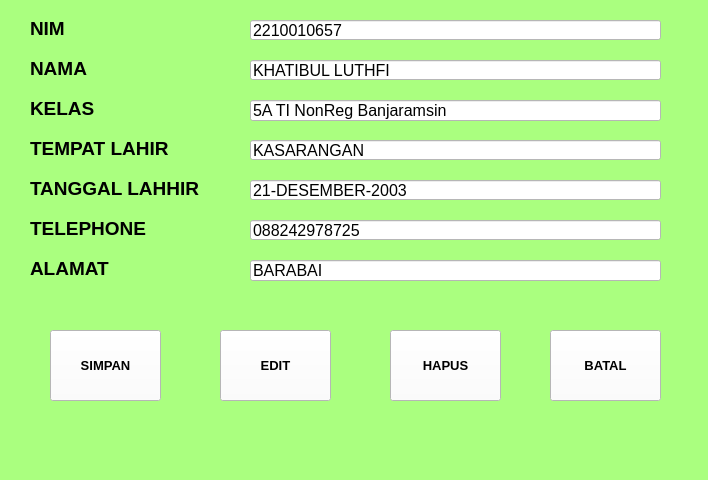
<?xml version="1.0" encoding="UTF-8"?>
<ui version="4.0">
 <class>MainWindow</class>
 <widget class="QMainWindow" name="MainWindow">
  <property name="geometry">
   <rect>
    <x>0</x>
    <y>0</y>
    <width>708</width>
    <height>480</height>
   </rect>
  </property>
  <property name="windowTitle">
   <string>MainWindow</string>
  </property>
  <property name="styleSheet">
   <string notr="true">background-color: rgb(170, 255, 127);</string>
  </property>
  <widget class="QWidget" name="centralwidget">
   <widget class="QLabel" name="label">
    <property name="geometry">
     <rect>
      <x>30</x>
      <y>20</y>
      <width>101</width>
      <height>16</height>
     </rect>
    </property>
    <property name="font">
     <font>
      <pointsize>14</pointsize>
      <weight>75</weight>
      <bold>true</bold>
     </font>
    </property>
    <property name="text">
     <string>NIM</string>
    </property>
   </widget>
   <widget class="QLabel" name="label_2">
    <property name="geometry">
     <rect>
      <x>30</x>
      <y>60</y>
      <width>101</width>
      <height>16</height>
     </rect>
    </property>
    <property name="font">
     <font>
      <pointsize>14</pointsize>
      <weight>75</weight>
      <bold>true</bold>
     </font>
    </property>
    <property name="text">
     <string>NAMA</string>
    </property>
   </widget>
   <widget class="QLabel" name="label_3">
    <property name="geometry">
     <rect>
      <x>30</x>
      <y>100</y>
      <width>101</width>
      <height>16</height>
     </rect>
    </property>
    <property name="font">
     <font>
      <pointsize>14</pointsize>
      <weight>75</weight>
      <bold>true</bold>
     </font>
    </property>
    <property name="text">
     <string>KELAS</string>
    </property>
   </widget>
   <widget class="QLabel" name="label_4">
    <property name="geometry">
     <rect>
      <x>30</x>
      <y>140</y>
      <width>151</width>
      <height>16</height>
     </rect>
    </property>
    <property name="font">
     <font>
      <pointsize>14</pointsize>
      <weight>75</weight>
      <bold>true</bold>
     </font>
    </property>
    <property name="text">
     <string>TEMPAT LAHIR</string>
    </property>
   </widget>
   <widget class="QLabel" name="label_5">
    <property name="geometry">
     <rect>
      <x>30</x>
      <y>180</y>
      <width>181</width>
      <height>16</height>
     </rect>
    </property>
    <property name="font">
     <font>
      <pointsize>14</pointsize>
      <weight>75</weight>
      <bold>true</bold>
     </font>
    </property>
    <property name="text">
     <string>TANGGAL LAHHIR</string>
    </property>
   </widget>
   <widget class="QLabel" name="label_6">
    <property name="geometry">
     <rect>
      <x>30</x>
      <y>220</y>
      <width>121</width>
      <height>16</height>
     </rect>
    </property>
    <property name="font">
     <font>
      <pointsize>14</pointsize>
      <weight>75</weight>
      <bold>true</bold>
     </font>
    </property>
    <property name="text">
     <string>TELEPHONE</string>
    </property>
   </widget>
   <widget class="QLabel" name="label_7">
    <property name="geometry">
     <rect>
      <x>30</x>
      <y>260</y>
      <width>101</width>
      <height>16</height>
     </rect>
    </property>
    <property name="font">
     <font>
      <pointsize>14</pointsize>
      <weight>75</weight>
      <bold>true</bold>
     </font>
    </property>
    <property name="text">
     <string>ALAMAT</string>
    </property>
   </widget>
   <widget class="QLineEdit" name="lineEdit">
    <property name="geometry">
     <rect>
      <x>250</x>
      <y>20</y>
      <width>411</width>
      <height>20</height>
     </rect>
    </property>
    <property name="font">
     <font>
      <pointsize>12</pointsize>
     </font>
    </property>
    <property name="styleSheet">
     <string notr="true">background-color: rgb(255, 255, 255);</string>
    </property>
    <property name="text">
     <string>2210010657</string>
    </property>
   </widget>
   <widget class="QLineEdit" name="lineEdit_2">
    <property name="geometry">
     <rect>
      <x>250</x>
      <y>60</y>
      <width>411</width>
      <height>20</height>
     </rect>
    </property>
    <property name="font">
     <font>
      <pointsize>12</pointsize>
     </font>
    </property>
    <property name="styleSheet">
     <string notr="true">background-color: rgb(255, 255, 255);</string>
    </property>
    <property name="text">
     <string>KHATIBUL LUTHFI</string>
    </property>
   </widget>
   <widget class="QLineEdit" name="lineEdit_3">
    <property name="geometry">
     <rect>
      <x>250</x>
      <y>100</y>
      <width>411</width>
      <height>21</height>
     </rect>
    </property>
    <property name="font">
     <font>
      <pointsize>12</pointsize>
     </font>
    </property>
    <property name="styleSheet">
     <string notr="true">background-color: rgb(255, 255, 255);</string>
    </property>
    <property name="text">
     <string>5A TI NonReg Banjaramsin</string>
    </property>
   </widget>
   <widget class="QLineEdit" name="lineEdit_4">
    <property name="geometry">
     <rect>
      <x>250</x>
      <y>140</y>
      <width>411</width>
      <height>20</height>
     </rect>
    </property>
    <property name="font">
     <font>
      <pointsize>12</pointsize>
     </font>
    </property>
    <property name="styleSheet">
     <string notr="true">background-color: rgb(255, 255, 255);</string>
    </property>
    <property name="text">
     <string>KASARANGAN</string>
    </property>
   </widget>
   <widget class="QLineEdit" name="lineEdit_5">
    <property name="geometry">
     <rect>
      <x>250</x>
      <y>180</y>
      <width>411</width>
      <height>20</height>
     </rect>
    </property>
    <property name="font">
     <font>
      <pointsize>12</pointsize>
     </font>
    </property>
    <property name="styleSheet">
     <string notr="true">background-color: rgb(255, 255, 255);</string>
    </property>
    <property name="text">
     <string>21-DESEMBER-2003</string>
    </property>
   </widget>
   <widget class="QLineEdit" name="lineEdit_6">
    <property name="geometry">
     <rect>
      <x>250</x>
      <y>220</y>
      <width>411</width>
      <height>20</height>
     </rect>
    </property>
    <property name="font">
     <font>
      <pointsize>12</pointsize>
     </font>
    </property>
    <property name="styleSheet">
     <string notr="true">background-color: rgb(255, 255, 255);</string>
    </property>
    <property name="text">
     <string>088242978725</string>
    </property>
   </widget>
   <widget class="QLineEdit" name="lineEdit_7">
    <property name="geometry">
     <rect>
      <x>250</x>
      <y>260</y>
      <width>411</width>
      <height>21</height>
     </rect>
    </property>
    <property name="font">
     <font>
      <pointsize>12</pointsize>
     </font>
    </property>
    <property name="styleSheet">
     <string notr="true">background-color: rgb(255, 255, 255);</string>
    </property>
    <property name="text">
     <string>BARABAI</string>
    </property>
   </widget>
   <widget class="QPushButton" name="pushButton">
    <property name="geometry">
     <rect>
      <x>50</x>
      <y>330</y>
      <width>111</width>
      <height>71</height>
     </rect>
    </property>
    <property name="font">
     <font>
      <pointsize>10</pointsize>
      <weight>75</weight>
      <bold>true</bold>
     </font>
    </property>
    <property name="styleSheet">
     <string notr="true">background-color: rgb(255, 255, 255);</string>
    </property>
    <property name="text">
     <string>SIMPAN</string>
    </property>
   </widget>
   <widget class="QPushButton" name="pushButton_2">
    <property name="geometry">
     <rect>
      <x>220</x>
      <y>330</y>
      <width>111</width>
      <height>71</height>
     </rect>
    </property>
    <property name="font">
     <font>
      <pointsize>10</pointsize>
      <weight>75</weight>
      <bold>true</bold>
     </font>
    </property>
    <property name="styleSheet">
     <string notr="true">background-color: rgb(255, 255, 255);</string>
    </property>
    <property name="text">
     <string>EDIT</string>
    </property>
   </widget>
   <widget class="QPushButton" name="pushButton_3">
    <property name="geometry">
     <rect>
      <x>390</x>
      <y>330</y>
      <width>111</width>
      <height>71</height>
     </rect>
    </property>
    <property name="font">
     <font>
      <pointsize>10</pointsize>
      <weight>75</weight>
      <bold>true</bold>
     </font>
    </property>
    <property name="styleSheet">
     <string notr="true">background-color: rgb(255, 255, 255);</string>
    </property>
    <property name="text">
     <string>HAPUS</string>
    </property>
   </widget>
   <widget class="QPushButton" name="pushButton_4">
    <property name="geometry">
     <rect>
      <x>550</x>
      <y>330</y>
      <width>111</width>
      <height>71</height>
     </rect>
    </property>
    <property name="font">
     <font>
      <pointsize>10</pointsize>
      <weight>75</weight>
      <bold>true</bold>
     </font>
    </property>
    <property name="styleSheet">
     <string notr="true">background-color: rgb(255, 255, 255);</string>
    </property>
    <property name="text">
     <string>BATAL</string>
    </property>
   </widget>
  </widget>
  <widget class="QMenuBar" name="menubar">
   <property name="geometry">
    <rect>
     <x>0</x>
     <y>0</y>
     <width>708</width>
     <height>21</height>
    </rect>
   </property>
  </widget>
  <widget class="QStatusBar" name="statusbar"/>
 </widget>
 <resources/>
 <connections/>
</ui>
